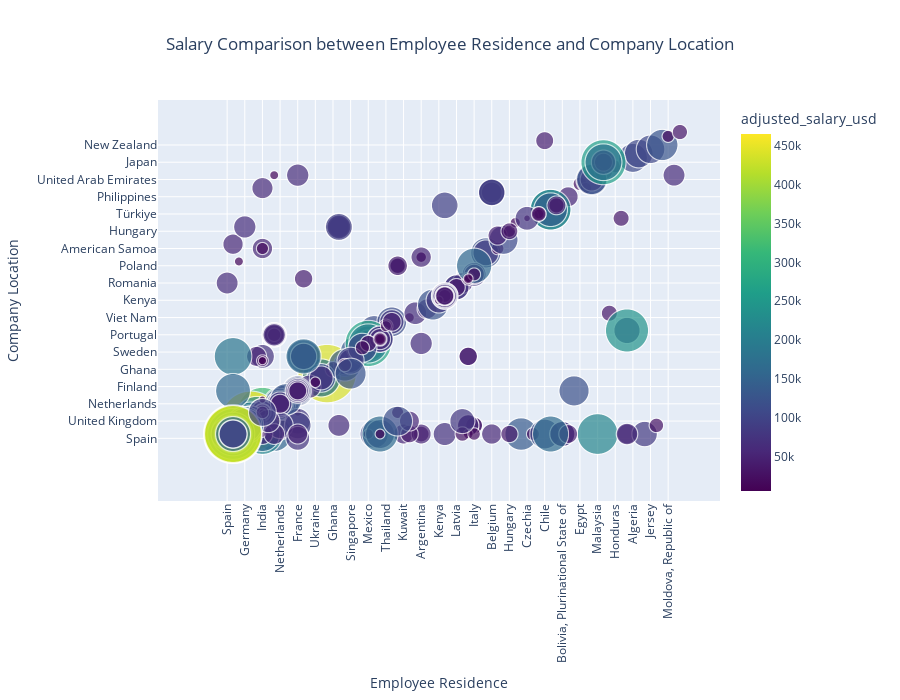

The notebook cell this image was saved under:
### Markdown cell above
### Median Salary by Year and Job Category
The analysis aims to visualize the median salary trends across various job categories over the years, providing insights into how compensation levels have changed from 2020 to 2023 for each job category.

Here are the key salary trends observed in the heatmap:
- **Analytics**: Salaries have shown a steady increase from 47,334 in 2020 to 111,200 in 2023.
- **Business Intelligence (BI)**: The salary fluctuated, with a dip in 2021 (47,774) and significant growth in 2023 (137,594).
- **Data Engineering / Infrastructure**: A noticeable increase from 73,021 in 2020 to 150,974 in 2023, indicating high demand.
- **Data Leadership / Strategy**: A sharp jump in 2021 (240,810) followed by a slight dip but remaining high in subsequent years.
- **Data Science**: Consistent growth from 79,359 in 2020 to 162,635 in 2023.
- **Machine Learning / AI**: A fluctuation, but overall increasing trend from 129,120 in 2020 to 159,720 in 2023.
- **Other**: Showed substantial increases over the years, reaching 170,496 in 2023.
- **Others / Specialized**: The salaries remained somewhat stable, with a slight decrease in 2023 (109,326).
- **Research / Advanced Techniques**: Highly volatile salaries, dropping to 25,128 in 2021 and recovering to 166,592 by 2023.

### Code cell
# Create the scatter plot with Plotly
fig = px.scatter(
    data,
    x='employee_residence',
    y='company_location',
    size='adjusted_salary_usd',  # Bubble size based on adjusted salary
    color='adjusted_salary_usd',  # Color intensity based on adjusted salary
    title='Salary Comparison between Employee Residence and Company Location',
    labels={'employee_residence': 'Employee Residence', 'company_location': 'Company Location'},
    size_max=60,  # Max bubble size
    color_continuous_scale=px.colors.sequential.Viridis,  # Color scale for adjusted salary
)

# Update the layout
fig.update_layout(
    xaxis_tickangle=-90,
    legend_title="Adjusted Salary",
    title_x=0.5,
    height=700,
)

# Show the plot
fig.show()

### Figure 1 — Plotly figure (JSON) as saved in the notebook; plotly's stock layout.template omitted (floating-point values rounded to 4 significant figures; data arrays with more than 128 entries replaced by an {"elided": "..."} marker saying what was removed)
{"data": [{"hovertemplate": "Employee Residence=%{x}<br>Company Location=%{y}<br>adjusted_salary_usd=%{marker.color}<extra></extra>", "legendgroup": "", "marker": {"color": {"elided": "3755 float values"}, "coloraxis": "coloraxis", "size": {"elided": "3755 float values"}, "sizemode": "area", "sizeref": 129.3, "symbol": "circle"}, "mode": "markers", "name": "", "showlegend": false, "type": "scattergl", "x": {"elided": "3755 str values"}, "xaxis": "x", "y": {"elided": "3755 str values"}, "yaxis": "y"}], "layout": {"coloraxis": {"colorbar": {"title": {"text": "adjusted_salary_usd"}}, "colorscale": [[0, "#440154"], [0.1111, "#482878"], [0.2222, "#3e4989"], [0.3333, "#31688e"], [0.4444, "#26828e"], [0.5556, "#1f9e89"], [0.6667, "#35b779"], [0.7778, "#6ece58"], [0.8889, "#b5de2b"], [1, "#fde725"]]}, "height": 700, "legend": {"itemsizing": "constant", "title": {"text": "Adjusted Salary"}, "tracegroupgap": 0}, "title": {"text": "Salary Comparison between Employee Residence and Company Location", "x": 0.5}, "xaxis": {"anchor": "y", "domain": [0, 1], "tickangle": -90, "title": {"text": "Employee Residence"}}, "yaxis": {"anchor": "x", "domain": [0, 1], "title": {"text": "Company Location"}}}}
